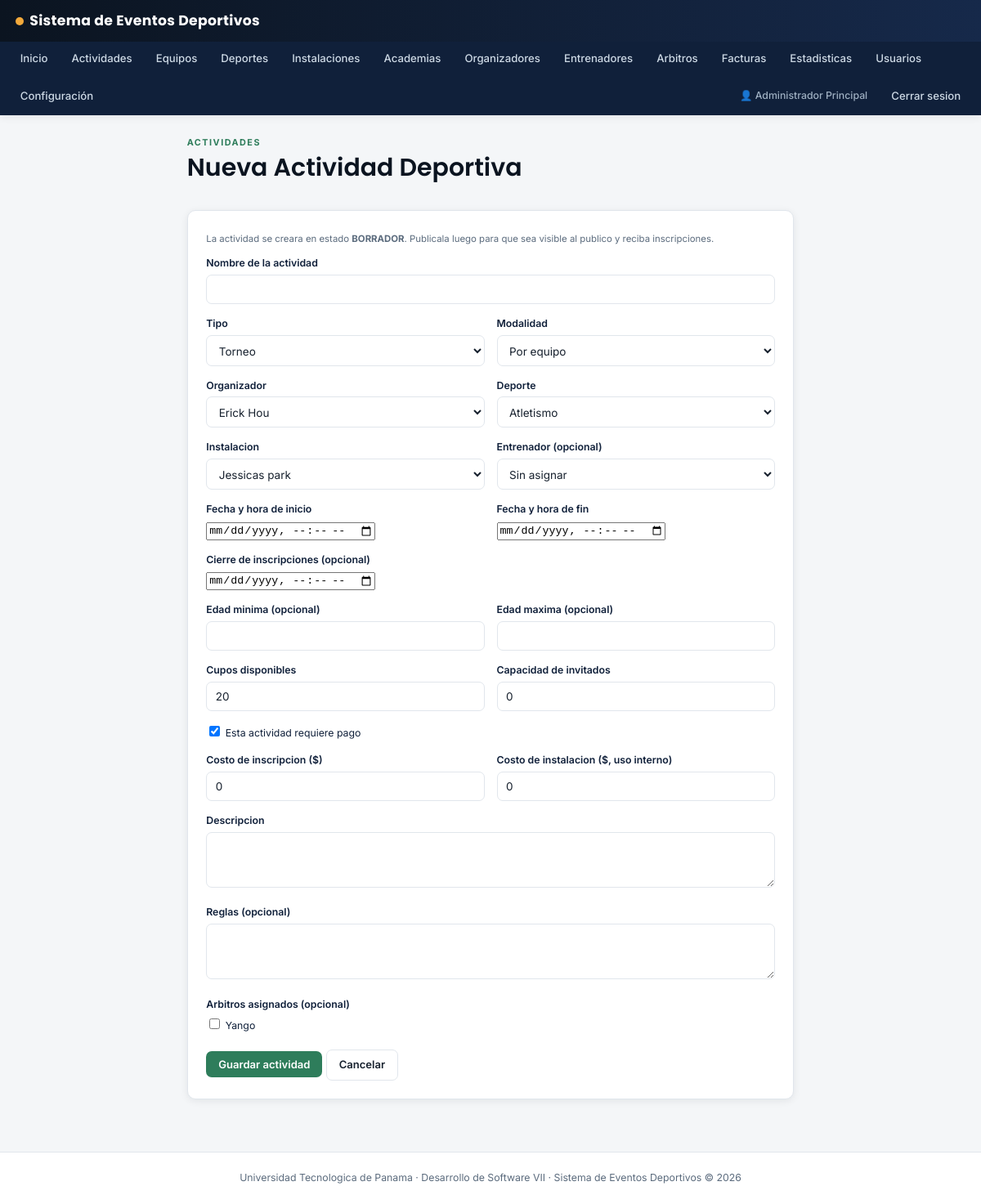
The app's page /actividades/crear (signed in), older data.
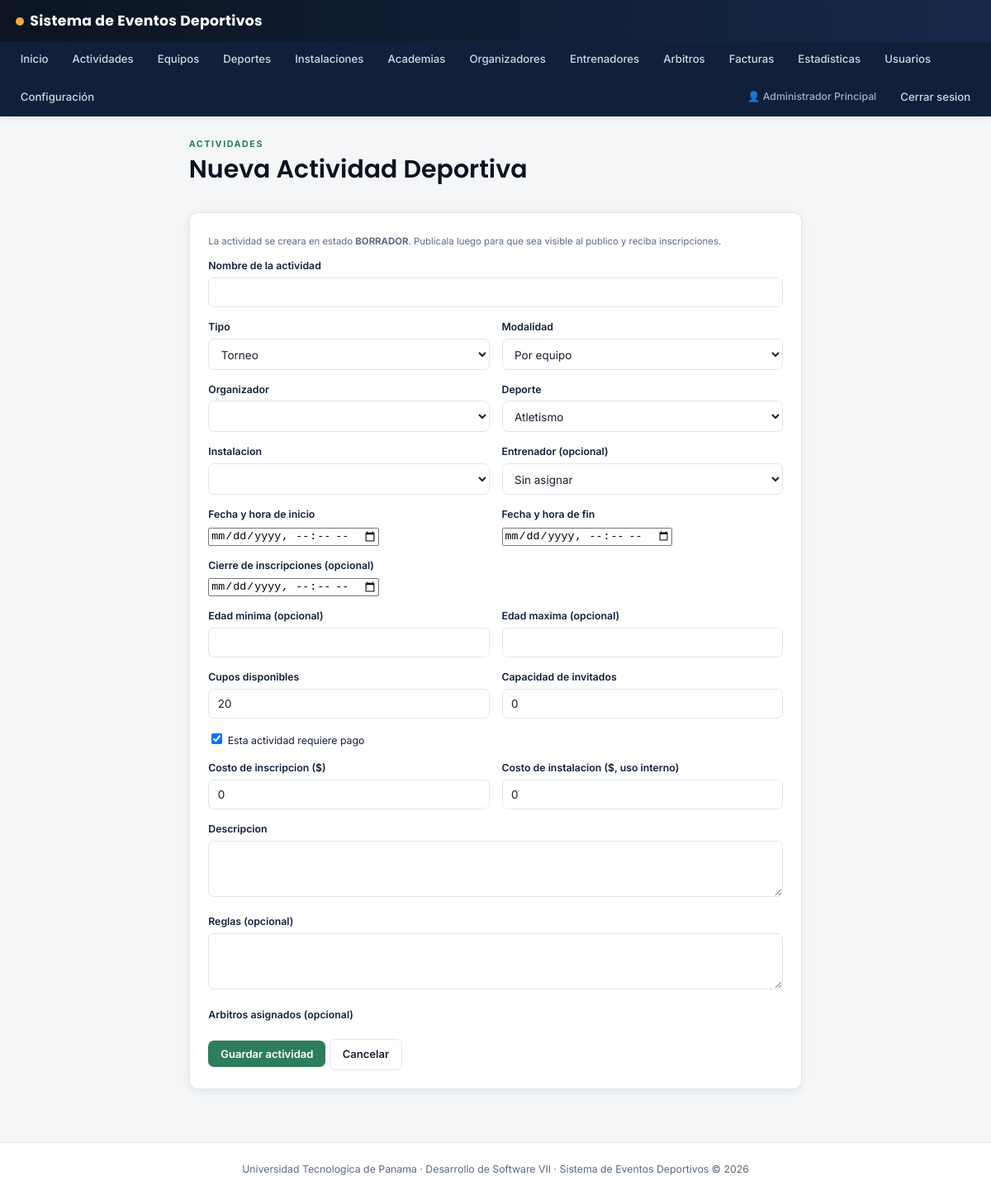
The same page, newer data.
### tables this page shows
CREATE TABLE arbitros (
    id INT UNSIGNED AUTO_INCREMENT PRIMARY KEY,

    nombre_completo VARCHAR(160) NOT NULL,

    cedula VARCHAR(30) NULL,
    correo VARCHAR(150) NULL,
    telefono VARCHAR(30) NULL,

    licencia VARCHAR(80) NULL,
    experiencia TEXT NULL,

    activo TINYINT(1) NOT NULL DEFAULT 1,

    fecha_creacion DATETIME
        NOT NULL DEFAULT CURRENT_TIMESTAMP,

    CONSTRAINT uq_arbitros_cedula
        UNIQUE (cedula),

    CONSTRAINT uq_arbitros_licencia
        UNIQUE (licencia)
);

### src/Controllers/ActividadController.php (called while the page is built, shortened)
<?php
final class ActividadController extends Controller
{
    private function datosFormulario(): array
    {
        return [
            'deportes' => (new Deporte())->todos(true),
            'instalaciones' => (new Instalacion())->todos(true),
            'organizadores' => (new Organizador())->todos(),
            'entrenadores' => (new Entrenador())->todos(),
            'arbitros' => (new Arbitro())->todos(),
        ];
    }
    public function crearForm(): void
    {
        $this->render('actividades/crear', array_merge($this->datosFormulario(), [
            'errores' => $this->getErrors(),
            'datos' => $this->oldInput(),
            'csrf' => $_SESSION['csrf_token'],
        ]));
    }
}

### src/Core/Router.php (called while the page is built, shortened)
<?php
final class Router
{
    private array $routes = [];
    public function get(string $path, string $controller, string $action): void
    {
        $this->routes['GET'][$path] = "{$controller}@{$action}";
    }
    public function post(string $path, string $controller, string $action): void
    {
        $this->routes['POST'][$path] = "{$controller}@{$action}";
    }
    public function dispatch(string $method, string $path): void
    {
        $path = rtrim($path, '/');
        $handler = $this->routes[$method][$path] ?? null;
        [$controllerName, $action] = explode('@', $handler);
        $controller = new $controllerClass();
        $controller->{$action}();
    }
}

### public/index.php (called while the page is built, shortened)
<?php
$router = new Router();
$router->get('/login', 'AuthController', 'mostrarLogin');
$router->post('/login', 'AuthController', 'login');
$router->get('/logout', 'AuthController', 'logout');
$router->get('/registro', 'UsuarioController', 'registroForm');
$router->post('/registro', 'UsuarioController', 'registrar');
$router->get('/dashboard', 'HomeController', 'dashboard');
$router->get('/usuarios', 'UsuarioController', 'index');
$router->get('/usuarios/crear', 'UsuarioController', 'crearForm');
$router->post('/usuarios/crear', 'UsuarioController', 'crear');
$router->get('/usuarios/editar', 'UsuarioController', 'editarForm');
$router->post('/usuarios/editar', 'UsuarioController', 'actualizar');
$router->get('/usuarios/deshabilitar', 'UsuarioController', 'deshabilitar');
$router->get('/usuarios/habilitar', 'UsuarioController', 'habilitar');
$router->get('/mi-cuenta/password', 'UsuarioController', 'cambiarPasswordForm');
$router->post('/mi-cuenta/password', 'UsuarioController', 'cambiarPassword');
$router->get('/deportes', 'DeporteController', 'index');
$router->get('/deportes/crear', 'DeporteController', 'crearForm');
$router->post('/deportes/crear', 'DeporteController', 'crear');
$router->get('/deportes/editar', 'DeporteController', 'editarForm');
$router->post('/deportes/editar', 'DeporteController', 'actualizar');
$router->get('/deportes/deshabilitar', 'DeporteController', 'deshabilitar');
$router->get('/deportes/habilitar', 'DeporteController', 'habilitar');
$router->get('/instalaciones', 'InstalacionController', 'index');
$router->get('/instalaciones/crear', 'InstalacionController', 'crearForm');
$router->post('/instalaciones/crear', 'InstalacionController', 'crear');
$router->get('/instalaciones/editar', 'InstalacionController', 'editarForm');
$router->post('/instalaciones/editar', 'InstalacionController', 'actualizar');
$router->get('/instalaciones/deshabilitar', 'InstalacionController', 'deshabilitar');
$router->get('/instalaciones/habilitar', 'InstalacionController', 'habilitar');
$router->get('/academias', 'AcademiaController', 'index');
$router->get('/academias/crear', 'AcademiaController', 'crearForm');
$router->post('/academias/crear', 'AcademiaController', 'crear');
$router->get('/academias/editar', 'AcademiaController', 'editarForm');
$router->post('/academias/editar', 'AcademiaController', 'actualizar');
$router->get('/academias/deshabilitar', 'AcademiaController', 'deshabilitar');
$router->get('/academias/habilitar', 'AcademiaController', 'habilitar');
$router->get('/organizadores', 'OrganizadorController', 'index');
$router->get('/organizadores/crear', 'OrganizadorController', 'crearForm');
$router->post('/organizadores/crear', 'OrganizadorController', 'crear');
$router->get('/organizadores/editar', 'OrganizadorController', 'editarForm');
$router->post('/organizadores/editar', 'OrganizadorController', 'actualizar');
$router->get('/organizadores/verificar', 'OrganizadorController', 'verificar');
$router->get('/organizadores/deshabilitar', 'OrganizadorController', 'deshabilitar');
$router->get('/organizadores/habilitar', 'OrganizadorController', 'habilitar');
$router->get('/entrenadores', 'EntrenadorController', 'index');
$router->get('/entrenadores/crear', 'EntrenadorController', 'crearForm');
$router->post('/entrenadores/crear', 'EntrenadorController', 'crear');
$router->get('/arbitros', 'ArbitroController', 'index');
$router->get('/arbitros/crear', 'ArbitroController', 'crearForm');
$router->post('/arbitros/crear', 'ArbitroController', 'crear');
$router->get('/arbitros/evaluar', 'ArbitroController', 'evaluarForm');
$router->post('/arbitros/evaluar', 'ArbitroController', 'evaluar');
$router->get('/equipos', 'EquipoController', 'index');
$router->get('/equipos/crear', 'EquipoController', 'crearForm');
$router->post('/equipos/crear', 'EquipoController', 'crear');
$router->get('/equipos/ver', 'EquipoController', 'ver');
$router->post('/equipos/jugadores/agregar', 'EquipoController', 'agregarJugador');
$router->get('/equipos/jugadores/eliminar', 'EquipoController', 'eliminarJugador');
$router->get('/actividades', 'ActividadController', 'index');
$router->get('/actividades/crear', 'ActividadController', 'crearForm');
$router->post('/actividades/crear', 'ActividadController', 'crear');
$router->get('/actividades/editar', 'ActividadController', 'editarForm');
$router->post('/actividades/editar', 'ActividadController', 'actualizar');
$router->get('/actividades/ver', 'ActividadController', 'ver');
$router->get('/actividades/publicar', 'ActividadController', 'publicar');
$router->get('/actividades/cerrar-inscripciones', 'ActividadController', 'cerrarInscripciones');
$router->get('/actividades/finalizar', 'ActividadController', 'finalizar');
$router->get('/actividades/cancelar', 'ActividadController', 'cancelarForm');
$router->post('/actividades/cancelar', 'ActividadController', 'cancelar');
$router->get('/actividades/incidente/crear', 'ActividadController', 'reportarIncidenteForm');
$router->post('/actividades/incidente/crear', 'ActividadController', 'reportarIncidente');
$router->get('/inscripciones/equipo/crear', 'InscripcionController', 'inscribirEquipoForm');
$router->post('/inscripciones/equipo/crear', 'InscripcionController', 'inscribirEquipo');
$router->get('/inscripciones/equipo/aprobar', 'InscripcionController', 'aprobarEquipo');
$router->get('/inscripciones/equipo/rechazar', 'InscripcionController', 'rechazarEquipo');
$router->get('/inscripciones/individual/crear', 'InscripcionController', 'inscribirIndividualForm');
$router->post('/inscripciones/individual/crear', 'InscripcionController', 'inscribirIndividual');
$router->get('/facturas', 'FacturaController', 'index');
$router->get('/facturas/ver', 'FacturaController', 'ver');
$router->get('/facturas/descargar', 'FacturaController', 'descargarPdf');
$router->get('/factura-publica', 'FacturaController', 'verPublica');
$router->get('/estadisticas', 'EstadisticaController', 'index');
$router->get('/configuracion', 'ConfiguracionController', 'index');
$router->post('/configuracion/actualizar', 'ConfiguracionController', 'actualizar');
$router->get('/configuracion/mensajes', 'ConfiguracionController', 'mensajes');
$router->get('/configuracion/mensajes/leido', 'ConfiguracionController', 'marcarLeido');
$router->get('/', 'PublicController', 'inicio');
$router->post('/contacto', 'PublicController', 'contacto');
$requestUri = parse_url($_SERVER['REQUEST_URI'] ?? '/', PHP_URL_PATH) ?? '/';
$router->dispatch($_SERVER['REQUEST_METHOD'], $requestUri);

### src/Models/Organizador.php (called while the page is built, shortened)
<?php
final class Organizador extends Model
{
    public function todos(): array
    {
        $sql = "SELECT o.*, CONCAT(u.nombre, ' ', u.apellido) AS nombre_completo, u.correo, u.telefono,
                    a.nombre AS academia_nombre
                FROM organizadores o
                JOIN usuarios u ON u.id = o.usuario_id
                LEFT JOIN academias a ON a.id = o.academia_id
                ORDER BY u.nombre ASC";
        return $this->db->query($sql)->fetchAll();
    }
}

### src/Models/Instalacion.php (called while the page is built, shortened)
<?php
final class Instalacion extends Model
{
    public function todos(bool $soloActivas = false): array
    {
        $sql = 'SELECT * FROM instalaciones';
        if ($soloActivas) {
            $sql .= ' WHERE activo = 1';
        }
        $sql .= ' ORDER BY nombre ASC';
        return $this->db->query($sql)->fetchAll();
    }
}

### src/Models/Arbitro.php (called while the page is built, shortened)
<?php
final class Arbitro extends Model
{
    public function todos(): array
    {
        return $this->db->query('SELECT * FROM arbitros ORDER BY nombre_completo ASC')->fetchAll();
    }
}

### views/actividades/crear.php (the view, shortened to what the changed rows need)
<div class="container" style="max-width:780px;">
    <div class="page-head"><div><div class="eyebrow">Actividades</div><h1>Nueva Actividad Deportiva</h1></div></div>
    <div class="card">
        <form method="POST" action="/actividades/crear">
            <div class="grid-2">
                <div class="field">
                    <label>Organizador</label>
                    <select name="organizador_id" required>
                        <?php foreach ($organizadores as $o): ?>
                            <option value="<?= (int) $o['id'] ?>"><?= htmlspecialchars($o['nombre_completo']) ?></option>
                        <?php endforeach; ?>
                    </select>
                </div>
            </div>
            <div class="grid-2">
                <div class="field">
                    <label>Instalacion</label>
                    <select name="instalacion_id" required>
                        <?php foreach ($instalaciones as $i): ?>
                            <option value="<?= (int) $i['id'] ?>"><?= htmlspecialchars($i['nombre']) ?></option>
                        <?php endforeach; ?>
                    </select>
                </div>
            </div>
            <div class="field">
                <div class="grid-3">
                    <?php foreach ($arbitros as $ar): ?>
                        <label style="font-weight:400;"><input type="checkbox" name="arbitros[]" value="<?= (int) $ar['id'] ?>" style="width:auto;display:inline-block;"> <?= htmlspecialchars($ar['nombre_completo']) ?></label>
                    <?php endforeach; ?>
                </div>
            </div>
        </form>
    </div>
</div>

Row changes from the older to the newer data that the page shows:
removed arbitros: nombre_completo "Yango"
Text that changed along with them:
form field organizador_id: "Erick Hou" → (not shown)
form field instalacion_id: "Jessicas park" → (not shown)
